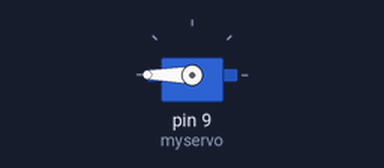
A sketch run on a simulated Arduino Uno, built with avr-gcc and run on an emulated ATmega328P. Shown: servo.

Above: at 0.05 s.
At 2.5 s:
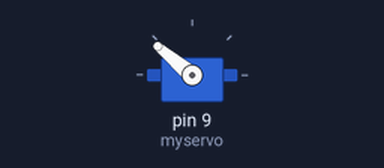
At 5.0 s:
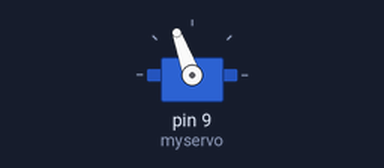
At 10.0 s:
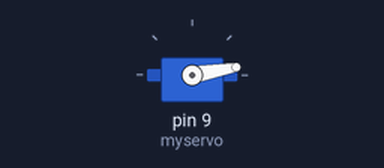
Timing chart, 0 to 13.0 s (numbered marks = the images above):
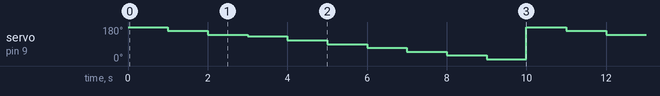

Measured:
- by itself, servo on pin 9 (myservo): repeats every 10.0 s: 140° 1.0 s, 130° 1.0 s, 110° 1.0 s, 90° 1.0 s, 70° 1.0 s, 50° 1.0 s, 30° 1.0 s, 10° 1.0 s, 180° 1.0 s, 160° 1.0 s

The sketch:

BasicServo.ino
```cpp
#include <Servo.h>
/* After including the corresponding libraries,
   we can use the "class" like "Servo" created by the developer for us.
   We can use the functions and variables created in the libraries by creating
   objects like the following "myservo" to refer to the members in ".".*/

Servo myservo;
//it created an object called myservo.
/*  you can see Servo as a complex date type(Including functions and various data types)
    and see myservo as variables.               */

void setup(){
  /*"attach" and "write" are both functions,
     and they are members contained in the complex structure of "Servo".
     We can only use them if we create the object "myservo" for the complex structure of "Servo".
  */
  myservo.attach(9);//connect pin 9 with the control line(the middle line of Servo)
  myservo.write(90);// move servos to center position -> 90°
}
void loop(){

  myservo.write(180);// move servos to center position -> 180°
  delay(1000);
  myservo.write(160);// move servos to center position -> 160°
  delay(1000);
  myservo.write(140);// move servos to center position -> 140°
  delay(1000);
  myservo.write(130);// move servos to center position -> 130°
  delay(1000);
  myservo.write(110);// move servos to center position -> 110°
  delay(1000);
  myservo.write(90);// move servos to center position -> 90°
  delay(1000);
  myservo.write(70);// move servos to center position -> 70°
  delay(1000);
  myservo.write(50);// move servos to center position -> 50°
  delay(1000);
  myservo.write(30);// move servos to center position -> 30°
  delay(1000);
 myservo.write(10);// move servos to center position -> 10°
  delay(1000);
}
```
